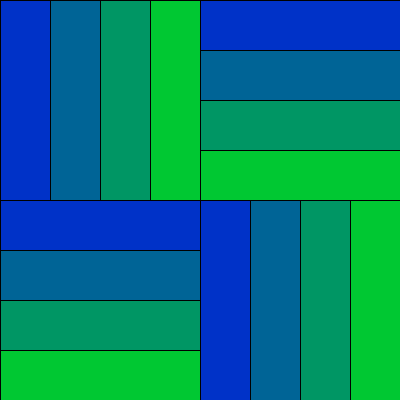
Frame 1 (no input)
Frame 60 (the mouse pressed at the canvas centre just before this capture): identical to frame 1, image omitted
Frame 120 (the mouse held since frame 60 and released just before this capture): identical to frame 1, image omitted

The Processing sketch that drew this single still picture (run headless with seeded random() and noise(); from frame 60 on, the mouse is pressed at the canvas centre):

// Processing sketch: lab7b
// ── lab7b.pde
//Henry Wrede Black
//single rail fence block built with loops and drawing functions

void setup() {
  size(400, 400);
  background(255);
}
void draw() {
  hsp(width/2, 0);
  hsp(0, height/2);
  vsp(0, 0);
  vsp(width/2, height/2);
}
//places horizontal stripe pattern at position (x,y)
void hsp(int x, int y) {
  rectMode(CORNER);
  //yH is used to represent the change in y over each loop, g and b represent green and blue
  for (int yH = 0, g = 50, b = 200; yH < height/2; yH += height/8, g += 50, b += -50) {
    fill(0, g, b);
    rect(x, y+yH, width/2, height/8);
  }
}
//places vertical stripe pattern at positon (x,y)
void vsp(int x, int y){
  rectMode(CORNER);
  //xV is used to represent the change in x over each loop, g and b represent green and blue
  for (int xV = 0, g = 50, b = 200; xV < width/2; xV += width/8, g += 50, b += -50){
    fill(0, g, b);
    rect(x+xV, y, width/8, height/2);
  }
}
